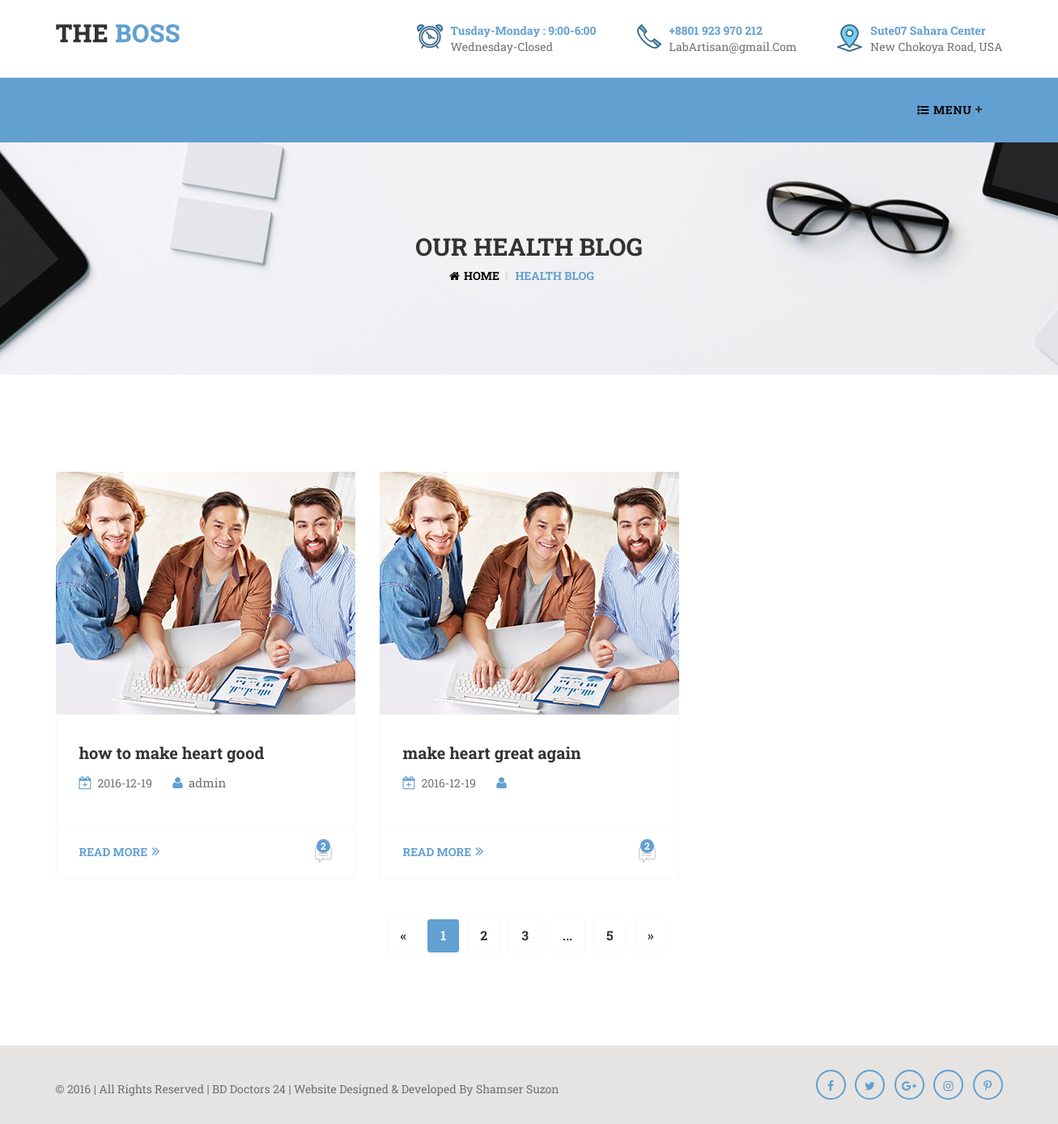
Page /all_categories.php?cg=Heart on the earlier database version.
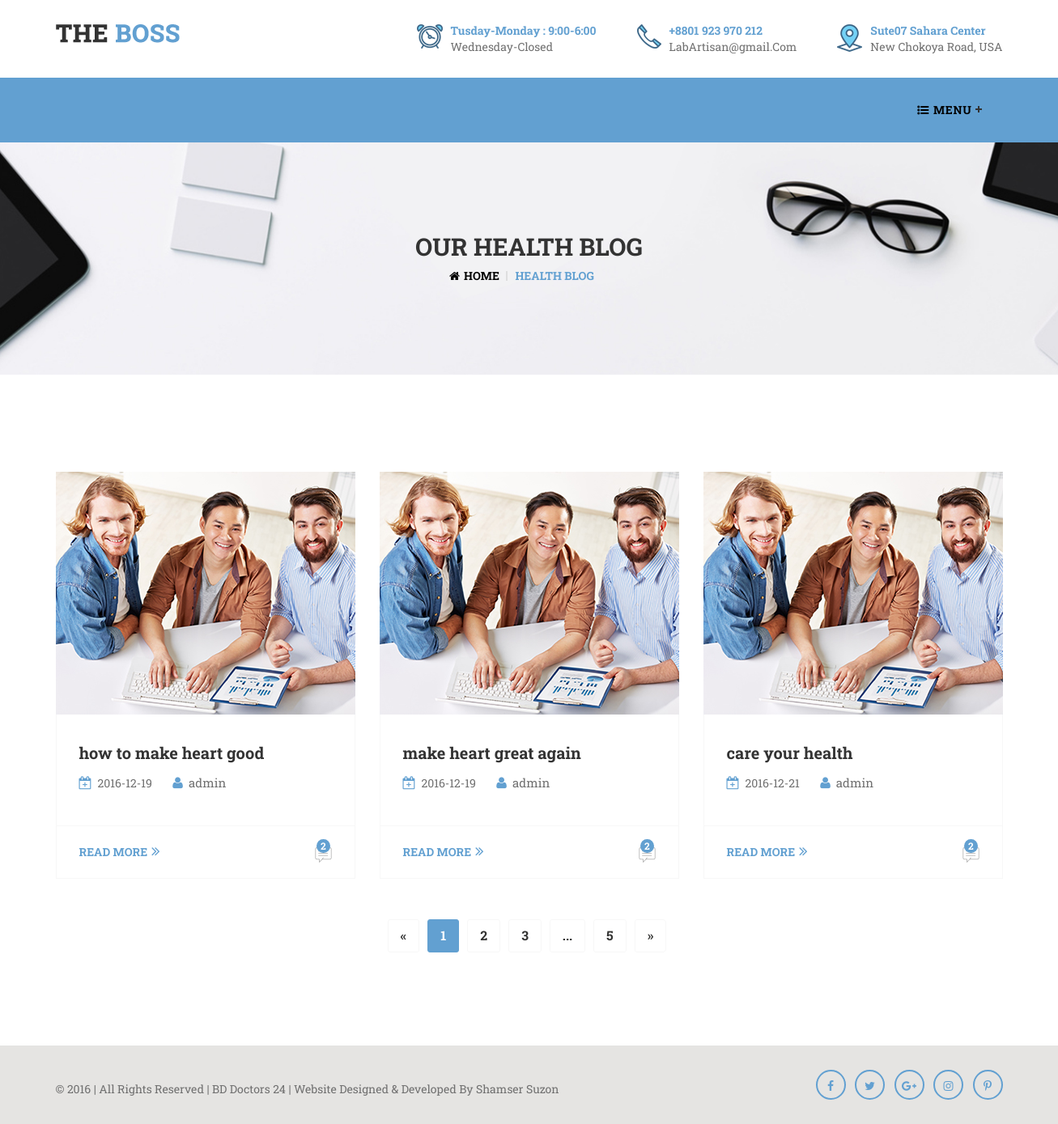
Same page on the later database version.
### tables this page shows
CREATE TABLE IF NOT EXISTS `blog` (
  `id` int(10) NOT NULL AUTO_INCREMENT,
  `post_by` varchar(100) DEFAULT NULL,
  `b_title` varchar(10000) DEFAULT NULL,
  `short_note` mediumtext NOT NULL,
  `m_content` text,
  `category` varchar(100) DEFAULT NULL,
  `f_image` varchar(100) NOT NULL,
  `date` varchar(100) DEFAULT NULL,
  `time` varchar(100) DEFAULT NULL,
  PRIMARY KEY (`id`)
);

### all_categories.php (the view, shortened to what this page needs)
<!doctype html>
<html class="no-js" lang="en">
<?php include ('connection.php');
extract($_GET);
extract($_POST);
?>
<head>
        <link rel="stylesheet" href="assets/css/normalize.css">
        <link rel="stylesheet" href="assets/css/main.css">
        <link rel="stylesheet" href="assets/css/bootstrap.min.css">
		<link rel="stylesheet" href="assets/font/flaticon.css">
		<link rel="stylesheet" href="assets/css/font-awesome.min.css">
		<link rel="stylesheet" href="assets/css/camera.css">
		<link rel="stylesheet" href="assets/css/animate.css">
		<link rel="stylesheet" href="assets/css/jquery.fancybox.css">
		<link rel="stylesheet" href="assets/css/swiper.min.css" />
		<link rel="stylesheet" href="assets/css/jquery.nstSlider.css" />
		<link rel="stylesheet" href="assets/css/flexslider.css" />
		<link rel="stylesheet" href="assets/css/style.css" />
		<link rel="stylesheet" href="assets/css/responsive.css" />
    </head>
    <body>
		<header>
			<?php include ('header.php'); ?>
		</header>
		<section class="breadcrumb-section section">
			<div class="container">
				<div class="breadcrumb-area">
					<h2 class="breadcrumb-title">our Health Blog</h2>
					<ul class="breadcrumb-ul">
					  <li><a href="#">Home</a></li>
					  <li class="active-breadcrumb">Health Blog</li>
					</ul>
				</div>
			</div>
		</section>
		<section class="section home-blog-section single-blog-page">
			<div class="container">
				<div class="row">
					<div class="row">
                        <?php
                        $sql="select * from blog WHERE category='$cg'";
                        $result=mysqli_query($con,$sql);
                        while ($row=mysqli_fetch_array($result)) {?>
                            <div class="col-sm-4 col-xs-12">
                                <div class="single-blog-box">
                                    <div class="single-blog-box-img">
                                        <a href="blog-single-page.php?id=<?php echo $row['id']?>"><img src="images/home-blog-one.jpg" alt=""/></a>
                                    </div>
                                    <div class="blog-content">
                                        <h3><a href="blog-single-page.php?id=<?php echo $row['id']?>"><?php echo $row['b_title']?></a></h3>
                                        <div class="post-meta">
                                            <span><i class="fa fa-calendar-plus-o" aria-hidden="true"></i><?php echo $row['date']?></span>
                                            <span><i class="fa fa-user" aria-hidden="true"></i><a
                                                        href="#"><?php echo $row['post_by']?></a></span>
                                        </div>
                                    </div>
                                    <div class="read-more-box">
                                        <a href="blog-single-page.php?id=<?php echo $row['id']?>" class="read-more">read more<i
                                                    class="fa fa-angle-double-right" aria-hidden="true"></i></a>
                                        <div class="comment-count">
                                            <span class="comment-number">2</span>
                                            <span class="flaticon-interface"></span>
                                        </div>
                                    </div>
                                </div>
                            </div>
                            <?php
                        }
                        ?>
                    </div>
				<div class="row">
					<div class="pagination-div">
						<ul class="pagination">
							<li class="disabled"><a href="#" aria-label="Previous"><span aria-hidden="true">&laquo;</span></a></li>
							<li class="active"><a href="#">1</a></li>
							<li><a href="#">2</a></li>
							<li><a href="#">3</a></li>
							<li><a href="#" class="pagination-dot-dot">...</a></li>
							<li><a href="#">5</a></li>
							<li><a href="#" aria-label="Next"><span aria-hidden="true">»</span></a></li>
						</ul>
					</div>
				</div>
				</div>
			</div>
		</section>
			<div class="footer-bottom">
				<div class="container">
					<div class="row">
						<div class="copyright-text">
							<p>&copy; 2016 | All Rights Reserved | <a href="index.html">BD Doctors 24</a> | Website Designed & Developed By <a target="_blank" href="http://shamsersindex.com/">Shamser Suzon</a></p>
						</div>
						<div class="social-icon">
							<ul>
								<li><a href="#"><i class="fa fa-facebook" aria-hidden="true"></i></a></li>
								<li><a href="#"><i class="fa fa-twitter" aria-hidden="true"></i></a></li>
								<li><a href="#"><i class="fa fa-google-plus" aria-hidden="true"></i></a></li>
								<li><a href="#"><i class="fa fa-instagram" aria-hidden="true"></i></a></li>
								<li><a href="#"><i class="fa fa-pinterest-p" aria-hidden="true"></i></a></li>
							</ul>
						</div>
					</div>
				</div>
			</div>
    </body>
</html>

### header.php (shortened to what this page needs)
         <div class="header-top">
	<div class="container">
		<div class="row">
			<div class="logo">
				<a href="index.php"><img src="images/logo.png" alt="" /></a>
			</div>
			<div class="header-top-right">
				<ul>
					<li>
						<img src="images/header-top-clock.png" alt="" />
						<div class="header-top-contact">
							<h4>Tusday-Monday : 9:00-6:00</h4>
							<h5>Wednesday-Closed</h5>
						</div>
					</li>
					<li>
						<img src="images/header-top-telephone.png" alt="" />
						<div class="header-top-contact">
							<h4>+8801 923 970 212</h4>
							<h5>LabArtisan@gmail.Com</h5>
						</div>
					</li>
					<li>
						<img src="images/header-top-location.png" alt="" />
						<div class="header-top-contact">
							<h4>Sute07 Sahara Center</h4>
							<h5>New Chokoya Road, USA</h5>
						</div>
					</li>
				</ul>
			</div>
		</div>
	</div>
</div>
<div class="mainmenu-area" id="sohag">
	<div class="container">
		<div class="row">
			<div class="nav-menu">
			<nav class="navbar navbar-default">
				<div class="collapse navbar-collapse" id="bs-example-navbar-collapse-1">
				  <ul class="nav navbar-nav" id="hmenu">
					<li class="dropdown active">
					  <a href="#" class="dropdown-toggle" data-toggle="dropdown" role="button" aria-haspopup="true" aria-expanded="false"><i class="fa fa-list-ul" aria-hidden="true"></i><span>Menu</span></a>
					</li>
				  </ul>
				</div>
			</nav>
			</div>
		</div>
	</div>
</div>

### assets/css/main.css (style rules this page uses)
html { color: #222; font-size: 16px; line-height: 1.4; }
audio, canvas, iframe, img, svg, video { vertical-align: middle; }

Differences in the rows shown:
changed blog "make heart great again": post_by (not shown) → "admin"
added blog: b_title "care your health", date "2016-12-21", post_by "admin"
